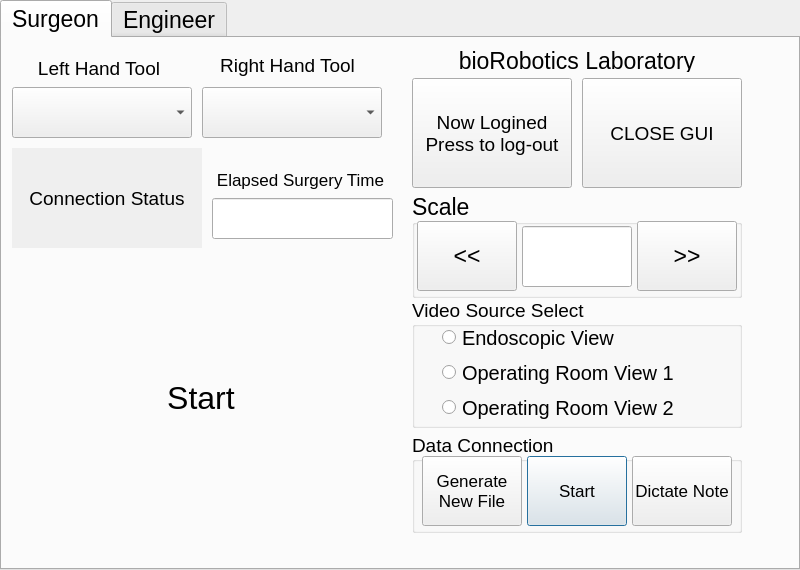
<ui version="4.0" >
 <class>SIForm</class>
 <widget class="QDialog" name="SIForm" >
  <property name="geometry" >
   <rect>
    <x>0</x>
    <y>0</y>
    <width>800</width>
    <height>570</height>
   </rect>
  </property>
  <property name="windowTitle" >
   <string>Surgeon's GUI for a BRL's Laparoscopic Robot System</string>
  </property>
  <widget class="QTabWidget" name="tabWidget" >
   <property name="geometry" >
    <rect>
     <x>0</x>
     <y>0</y>
     <width>800</width>
     <height>570</height>
    </rect>
   </property>
   <property name="font" >
    <font>
     <family>Arial</family>
     <pointsize>17</pointsize>
     <weight>50</weight>
     <italic>false</italic>
     <bold>false</bold>
     <underline>false</underline>
     <strikeout>false</strikeout>
    </font>
   </property>
   <property name="autoFillBackground" >
    <bool>true</bool>
   </property>
   <property name="currentIndex" >
    <number>0</number>
   </property>
   <widget class="QWidget" name="tab" >
    <property name="geometry" >
     <rect>
      <x>0</x>
      <y>0</y>
      <width>794</width>
      <height>529</height>
     </rect>
    </property>
    <attribute name="title" >
     <string>Surgeon</string>
    </attribute>
    <widget class="QGroupBox" name="groupBox_DataCollection" >
     <property name="geometry" >
      <rect>
       <x>410</x>
       <y>395</y>
       <width>330</width>
       <height>100</height>
      </rect>
     </property>
     <property name="font" >
      <font>
       <family>Arial</family>
       <pointsize>14</pointsize>
       <weight>50</weight>
       <italic>false</italic>
       <bold>false</bold>
       <underline>false</underline>
       <strikeout>false</strikeout>
      </font>
     </property>
     <property name="title" >
      <string>Data Connection</string>
     </property>
     <widget class="QPushButton" name="DC_saveButton" >
      <property name="geometry" >
       <rect>
        <x>115</x>
        <y>23</y>
        <width>100</width>
        <height>70</height>
       </rect>
      </property>
      <property name="font" >
       <font>
        <family>Arial</family>
        <pointsize>13</pointsize>
        <weight>50</weight>
        <italic>false</italic>
        <bold>false</bold>
        <underline>false</underline>
        <strikeout>false</strikeout>
       </font>
      </property>
      <property name="text" >
       <string>Start</string>
      </property>
     </widget>
     <widget class="QPushButton" name="DC_dictateButton" >
      <property name="geometry" >
       <rect>
        <x>220</x>
        <y>23</y>
        <width>100</width>
        <height>70</height>
       </rect>
      </property>
      <property name="font" >
       <font>
        <family>Arial</family>
        <pointsize>13</pointsize>
        <weight>50</weight>
        <italic>false</italic>
        <bold>false</bold>
        <underline>false</underline>
        <strikeout>false</strikeout>
       </font>
      </property>
      <property name="text" >
       <string>Dictate Note</string>
      </property>
     </widget>
     <widget class="QPushButton" name="DC_newButton" >
      <property name="geometry" >
       <rect>
        <x>10</x>
        <y>23</y>
        <width>100</width>
        <height>70</height>
       </rect>
      </property>
      <property name="font" >
       <font>
        <family>Arial</family>
        <pointsize>13</pointsize>
        <weight>50</weight>
        <italic>false</italic>
        <bold>false</bold>
        <underline>false</underline>
        <strikeout>false</strikeout>
       </font>
      </property>
      <property name="text" >
       <string>Generate
New File</string>
      </property>
     </widget>
    </widget>
    <widget class="QGroupBox" name="buttonGroup_View" >
     <property name="geometry" >
      <rect>
       <x>410</x>
       <y>260</y>
       <width>330</width>
       <height>130</height>
      </rect>
     </property>
     <property name="font" >
      <font>
       <family>Arial</family>
       <pointsize>14</pointsize>
       <weight>50</weight>
       <italic>false</italic>
       <bold>false</bold>
       <underline>false</underline>
       <strikeout>false</strikeout>
      </font>
     </property>
     <property name="title" >
      <string>Video Source Select </string>
     </property>
     <widget class="QRadioButton" name="RB_View_Endoscope" >
      <property name="geometry" >
       <rect>
        <x>30</x>
        <y>24</y>
        <width>271</width>
        <height>31</height>
       </rect>
      </property>
      <property name="font" >
       <font>
        <family>Arial</family>
        <pointsize>15</pointsize>
        <weight>50</weight>
        <italic>false</italic>
        <bold>false</bold>
        <underline>false</underline>
        <strikeout>false</strikeout>
       </font>
      </property>
      <property name="text" >
       <string>Endoscopic View</string>
      </property>
     </widget>
     <widget class="QRadioButton" name="RB_View_OR2" >
      <property name="geometry" >
       <rect>
        <x>30</x>
        <y>94</y>
        <width>271</width>
        <height>31</height>
       </rect>
      </property>
      <property name="font" >
       <font>
        <family>Arial</family>
        <pointsize>15</pointsize>
        <weight>50</weight>
        <italic>false</italic>
        <bold>false</bold>
        <underline>false</underline>
        <strikeout>false</strikeout>
       </font>
      </property>
      <property name="text" >
       <string>Operating Room View 2</string>
      </property>
     </widget>
     <widget class="QRadioButton" name="RB_View_OR" >
      <property name="geometry" >
       <rect>
        <x>30</x>
        <y>59</y>
        <width>271</width>
        <height>31</height>
       </rect>
      </property>
      <property name="font" >
       <font>
        <family>Arial</family>
        <pointsize>15</pointsize>
        <weight>50</weight>
        <italic>false</italic>
        <bold>false</bold>
        <underline>false</underline>
        <strikeout>false</strikeout>
       </font>
      </property>
      <property name="text" >
       <string>Operating Room View 1</string>
      </property>
     </widget>
    </widget>
    <widget class="QGroupBox" name="groupBox_Scale" >
     <property name="geometry" >
      <rect>
       <x>410</x>
       <y>155</y>
       <width>330</width>
       <height>105</height>
      </rect>
     </property>
     <property name="title" >
      <string>Scale</string>
     </property>
     <widget class="QPushButton" name="scaleDecreaseButton" >
      <property name="geometry" >
       <rect>
        <x>5</x>
        <y>28</y>
        <width>100</width>
        <height>70</height>
       </rect>
      </property>
      <property name="text" >
       <string>&lt;&lt;</string>
      </property>
     </widget>
     <widget class="QPushButton" name="scaleIncreaseButton" >
      <property name="geometry" >
       <rect>
        <x>225</x>
        <y>28</y>
        <width>100</width>
        <height>70</height>
       </rect>
      </property>
      <property name="text" >
       <string>>></string>
      </property>
     </widget>
     <widget class="QLineEdit" name="scaleLineEdit" >
      <property name="geometry" >
       <rect>
        <x>110</x>
        <y>33</y>
        <width>110</width>
        <height>61</height>
       </rect>
      </property>
      <property name="focusPolicy" >
       <enum>Qt::NoFocus</enum>
      </property>
      <property name="alignment" >
       <set>Qt::AlignHCenter</set>
      </property>
      <property name="readOnly" >
       <bool>true</bool>
      </property>
     </widget>
    </widget>
    <widget class="QPushButton" name="okButton" >
     <property name="geometry" >
      <rect>
       <x>580</x>
       <y>40</y>
       <width>160</width>
       <height>110</height>
      </rect>
     </property>
     <property name="font" >
      <font>
       <family>Arial</family>
       <pointsize>14</pointsize>
       <weight>50</weight>
       <italic>false</italic>
       <bold>false</bold>
       <underline>false</underline>
       <strikeout>false</strikeout>
      </font>
     </property>
     <property name="text" >
      <string>CLOSE GUI</string>
     </property>
    </widget>
    <widget class="QPushButton" name="connectionButton" >
     <property name="geometry" >
      <rect>
       <x>10</x>
       <y>110</y>
       <width>190</width>
       <height>100</height>
      </rect>
     </property>
     <property name="font" >
      <font>
       <family>Arial</family>
       <pointsize>14</pointsize>
       <weight>50</weight>
       <italic>false</italic>
       <bold>false</bold>
       <underline>false</underline>
       <strikeout>false</strikeout>
      </font>
     </property>
     <property name="autoFillBackground" >
      <bool>true</bool>
     </property>
     <property name="text" >
      <string>Connection Status</string>
     </property>
     <property name="iconSize" >
      <size>
       <width>190</width>
       <height>100</height>
      </size>
     </property>
     <property name="flat" >
      <bool>true</bool>
     </property>
    </widget>
    <widget class="QLabel" name="label" >
     <property name="geometry" >
      <rect>
       <x>20</x>
       <y>20</y>
       <width>154</width>
       <height>21</height>
      </rect>
     </property>
     <property name="font" >
      <font>
       <family>Arial</family>
       <pointsize>14</pointsize>
       <weight>50</weight>
       <italic>false</italic>
       <bold>false</bold>
       <underline>false</underline>
       <strikeout>false</strikeout>
      </font>
     </property>
     <property name="text" >
      <string>Left Hand Tool</string>
     </property>
     <property name="textFormat" >
      <enum>Qt::AutoText</enum>
     </property>
     <property name="alignment" >
      <set>Qt::AlignCenter</set>
     </property>
    </widget>
    <widget class="QLabel" name="label_2" >
     <property name="geometry" >
      <rect>
       <x>200</x>
       <y>10</y>
       <width>171</width>
       <height>35</height>
      </rect>
     </property>
     <property name="font" >
      <font>
       <family>Arial</family>
       <pointsize>14</pointsize>
       <weight>50</weight>
       <italic>false</italic>
       <bold>false</bold>
       <underline>false</underline>
       <strikeout>false</strikeout>
      </font>
     </property>
     <property name="text" >
      <string>Right Hand Tool</string>
     </property>
     <property name="alignment" >
      <set>Qt::AlignCenter</set>
     </property>
    </widget>
    <widget class="QLabel" name="label_3" >
     <property name="geometry" >
      <rect>
       <x>213</x>
       <y>130</y>
       <width>171</width>
       <height>23</height>
      </rect>
     </property>
     <property name="font" >
      <font>
       <family>Arial</family>
       <pointsize>13</pointsize>
       <weight>50</weight>
       <italic>false</italic>
       <bold>false</bold>
       <underline>false</underline>
       <strikeout>false</strikeout>
      </font>
     </property>
     <property name="text" >
      <string>Elapsed Surgery Time</string>
     </property>
     <property name="alignment" >
      <set>Qt::AlignCenter</set>
     </property>
    </widget>
    <widget class="QPushButton" name="startButton" >
     <property name="geometry" >
      <rect>
       <x>4</x>
       <y>220</y>
       <width>390</width>
       <height>280</height>
      </rect>
     </property>
     <property name="font" >
      <font>
       <family>Arial</family>
       <pointsize>24</pointsize>
       <weight>50</weight>
       <italic>false</italic>
       <bold>false</bold>
       <underline>false</underline>
       <strikeout>false</strikeout>
      </font>
     </property>
     <property name="text" >
      <string>Start</string>
     </property>
     <property name="iconSize" >
      <size>
       <width>390</width>
       <height>280</height>
      </size>
     </property>
     <property name="flat" >
      <bool>true</bool>
     </property>
    </widget>
    <widget class="QLineEdit" name="lineEdit_Time" >
     <property name="geometry" >
      <rect>
       <x>210</x>
       <y>160</y>
       <width>181</width>
       <height>41</height>
      </rect>
     </property>
     <property name="focusPolicy" >
      <enum>Qt::NoFocus</enum>
     </property>
     <property name="readOnly" >
      <bool>true</bool>
     </property>
    </widget>
    <widget class="QPushButton" name="loginButton" >
     <property name="geometry" >
      <rect>
       <x>410</x>
       <y>40</y>
       <width>160</width>
       <height>110</height>
      </rect>
     </property>
     <property name="font" >
      <font>
       <family>Arial</family>
       <pointsize>14</pointsize>
       <weight>50</weight>
       <italic>false</italic>
       <bold>false</bold>
       <underline>false</underline>
       <strikeout>false</strikeout>
      </font>
     </property>
     <property name="text" >
      <string>Now Logined
Press to log-out</string>
     </property>
    </widget>
    <widget class="QPushButton" name="logoButton" >
     <property name="geometry" >
      <rect>
       <x>410</x>
       <y>10</y>
       <width>330</width>
       <height>25</height>
      </rect>
     </property>
     <property name="text" >
      <string>bioRobotics Laboratory</string>
     </property>
     <property name="iconSize" >
      <size>
       <width>330</width>
       <height>25</height>
      </size>
     </property>
     <property name="flat" >
      <bool>true</bool>
     </property>
    </widget>
    <widget class="QComboBox" name="cB_LeftTool" >
     <property name="geometry" >
      <rect>
       <x>10</x>
       <y>49</y>
       <width>180</width>
       <height>51</height>
      </rect>
     </property>
     <property name="focusPolicy" >
      <enum>Qt::NoFocus</enum>
     </property>
    </widget>
    <widget class="QComboBox" name="cB_RightTool" >
     <property name="geometry" >
      <rect>
       <x>200</x>
       <y>49</y>
       <width>180</width>
       <height>51</height>
      </rect>
     </property>
     <property name="focusPolicy" >
      <enum>Qt::NoFocus</enum>
     </property>
    </widget>
   </widget>
   <widget class="QWidget" name="tab2" >
    <property name="geometry" >
     <rect>
      <x>0</x>
      <y>0</y>
      <width>794</width>
      <height>529</height>
     </rect>
    </property>
    <attribute name="title" >
     <string>Engineer</string>
    </attribute>
    <widget class="QGroupBox" name="buttonGroup_CM" >
     <property name="geometry" >
      <rect>
       <x>0</x>
       <y>130</y>
       <width>360</width>
       <height>100</height>
      </rect>
     </property>
     <property name="font" >
      <font>
       <family>Arial</family>
       <pointsize>16</pointsize>
       <weight>50</weight>
       <italic>false</italic>
       <bold>false</bold>
       <underline>false</underline>
       <strikeout>false</strikeout>
      </font>
     </property>
     <property name="title" >
      <string>Select Control Mode</string>
     </property>
     <widget class="QRadioButton" name="rB_CM_1D" >
      <property name="geometry" >
       <rect>
        <x>20</x>
        <y>36</y>
        <width>271</width>
        <height>17</height>
       </rect>
      </property>
      <property name="focusPolicy" >
       <enum>Qt::NoFocus</enum>
      </property>
      <property name="text" >
       <string>One Directional Control</string>
      </property>
     </widget>
     <widget class="QRadioButton" name="rB_CM_PP" >
      <property name="geometry" >
       <rect>
        <x>20</x>
        <y>68</y>
        <width>271</width>
        <height>17</height>
       </rect>
      </property>
      <property name="focusPolicy" >
       <enum>Qt::NoFocus</enum>
      </property>
      <property name="text" >
       <string>Position-Position Control</string>
      </property>
     </widget>
    </widget>
    <widget class="QLabel" name="label_4" >
     <property name="geometry" >
      <rect>
       <x>10</x>
       <y>240</y>
       <width>121</width>
       <height>27</height>
      </rect>
     </property>
     <property name="text" >
      <string>IP Address</string>
     </property>
    </widget>
    <widget class="QLCDNumber" name="lCDNumber2" >
     <property name="geometry" >
      <rect>
       <x>210</x>
       <y>10</y>
       <width>160</width>
       <height>35</height>
      </rect>
     </property>
    </widget>
    <widget class="QPushButton" name="A_okButton" >
     <property name="geometry" >
      <rect>
       <x>210</x>
       <y>50</y>
       <width>160</width>
       <height>70</height>
      </rect>
     </property>
     <property name="focusPolicy" >
      <enum>Qt::NoFocus</enum>
     </property>
     <property name="text" >
      <string>CLOSE GUI</string>
     </property>
    </widget>
    <widget class="QPushButton" name="A_startButton" >
     <property name="geometry" >
      <rect>
       <x>10</x>
       <y>10</y>
       <width>191</width>
       <height>110</height>
      </rect>
     </property>
     <property name="focusPolicy" >
      <enum>Qt::NoFocus</enum>
     </property>
     <property name="autoFillBackground" >
      <bool>true</bool>
     </property>
     <property name="text" >
      <string>START</string>
     </property>
     <property name="flat" >
      <bool>true</bool>
     </property>
    </widget>
    <widget class="QComboBox" name="cB_IP" >
     <property name="geometry" >
      <rect>
       <x>10</x>
       <y>270</y>
       <width>351</width>
       <height>51</height>
      </rect>
     </property>
     <property name="font" >
      <font>
       <family>Arial</family>
       <pointsize>14</pointsize>
       <weight>50</weight>
       <italic>false</italic>
       <bold>false</bold>
       <underline>false</underline>
       <strikeout>false</strikeout>
      </font>
     </property>
     <property name="focusPolicy" >
      <enum>Qt::NoFocus</enum>
     </property>
    </widget>
    <widget class="QTextEdit" name="infoText" >
     <property name="geometry" >
      <rect>
       <x>375</x>
       <y>10</y>
       <width>390</width>
       <height>510</height>
      </rect>
     </property>
     <property name="font" >
      <font>
       <family>Arial</family>
       <pointsize>11</pointsize>
       <weight>50</weight>
       <italic>false</italic>
       <bold>false</bold>
       <underline>false</underline>
       <strikeout>false</strikeout>
      </font>
     </property>
     <property name="focusPolicy" >
      <enum>Qt::NoFocus</enum>
     </property>
     <property name="readOnly" >
      <bool>true</bool>
     </property>
    </widget>
    <widget class="QLabel" name="label_5" >
     <property name="geometry" >
      <rect>
       <x>20</x>
       <y>350</y>
       <width>71</width>
       <height>20</height>
      </rect>
     </property>
     <property name="font" >
      <font>
       <family>Arial</family>
       <pointsize>14</pointsize>
      </font>
     </property>
     <property name="text" >
      <string>Theta 1</string>
     </property>
    </widget>
    <widget class="QLabel" name="label_6" >
     <property name="geometry" >
      <rect>
       <x>20</x>
       <y>380</y>
       <width>71</width>
       <height>20</height>
      </rect>
     </property>
     <property name="font" >
      <font>
       <family>Arial</family>
       <pointsize>14</pointsize>
      </font>
     </property>
     <property name="text" >
      <string>Theta 2</string>
     </property>
    </widget>
    <widget class="QLabel" name="label_7" >
     <property name="geometry" >
      <rect>
       <x>20</x>
       <y>410</y>
       <width>71</width>
       <height>20</height>
      </rect>
     </property>
     <property name="font" >
      <font>
       <family>Arial</family>
       <pointsize>14</pointsize>
      </font>
     </property>
     <property name="text" >
      <string>Theta 3</string>
     </property>
    </widget>
    <widget class="QDoubleSpinBox" name="camAngle1" >
     <property name="geometry" >
      <rect>
       <x>100</x>
       <y>350</y>
       <width>101</width>
       <height>22</height>
      </rect>
     </property>
     <property name="minimum" >
      <double>-180.000000000000000</double>
     </property>
     <property name="maximum" >
      <double>180.000000000000000</double>
     </property>
    </widget>
    <widget class="QDoubleSpinBox" name="camAngle2" >
     <property name="geometry" >
      <rect>
       <x>100</x>
       <y>380</y>
       <width>101</width>
       <height>22</height>
      </rect>
     </property>
     <property name="minimum" >
      <double>-180.000000000000000</double>
     </property>
     <property name="maximum" >
      <double>180.000000000000000</double>
     </property>
    </widget>
    <widget class="QDoubleSpinBox" name="camAngle3" >
     <property name="geometry" >
      <rect>
       <x>100</x>
       <y>410</y>
       <width>101</width>
       <height>22</height>
      </rect>
     </property>
     <property name="minimum" >
      <double>-180.000000000000000</double>
     </property>
     <property name="maximum" >
      <double>180.000000000000000</double>
     </property>
    </widget>
    <widget class="QCheckBox" name="ITPCheck" >
     <property name="enabled" >
      <bool>true</bool>
     </property>
     <property name="geometry" >
      <rect>
       <x>30</x>
       <y>450</y>
       <width>311</width>
       <height>21</height>
      </rect>
     </property>
     <property name="text" >
      <string>Use ITP Reference Frame</string>
     </property>
    </widget>
   </widget>
  </widget>
 </widget>
 <resources/>
 <connections/>
</ui>
